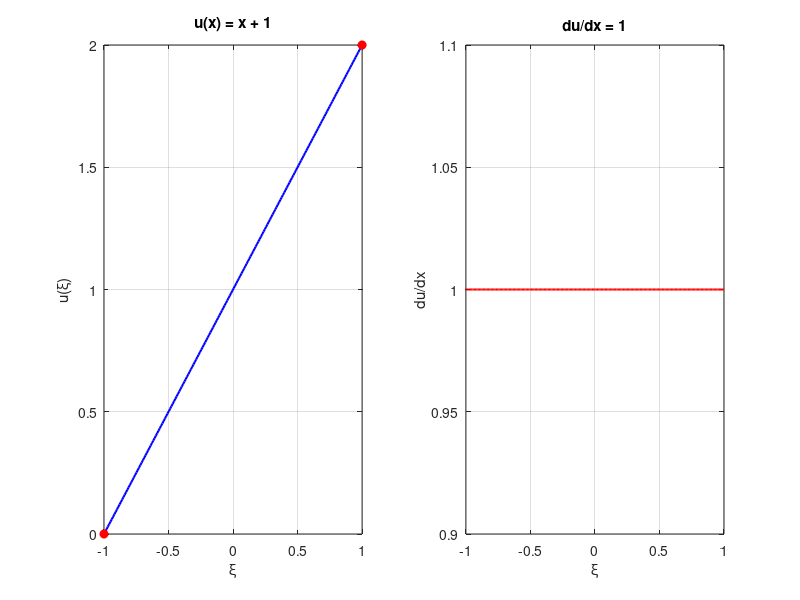
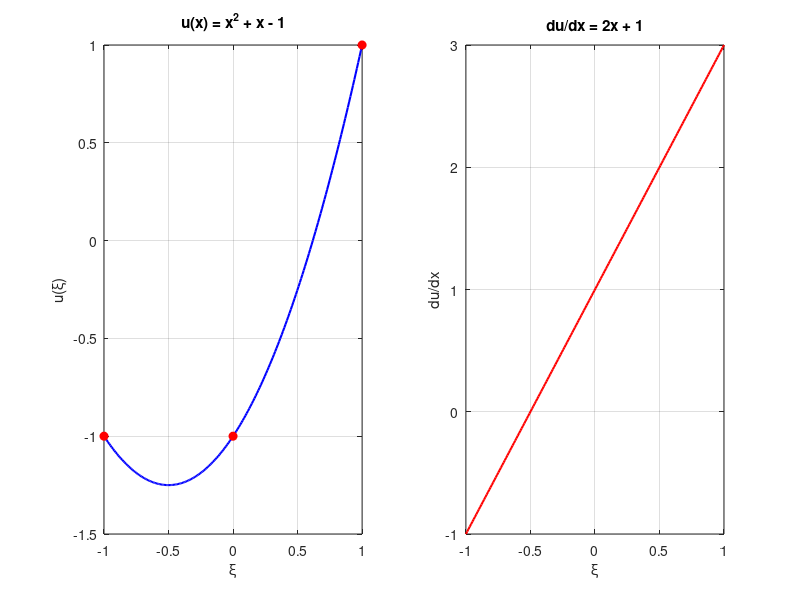

Recreate these plots in MATLAB, in order.
% ========================================================================
% ENGR 4350/6350 — Homework 1
% Finite Element Shape Functions Validation (1D)
% Trey Brown — Fall 2025
% ========================================================================

% This is now a script (no function header). Just run:
% >> shape_functions_1D

xi = linspace(-1,1,200);

% --------------------------------------------------------------
% 2-node Linear Element
% --------------------------------------------------------------

% nodel values
d_lin = [0; 2];   % nodal values at xi = -1 and xi = 1

% evaluate 
for k=1:length(xi)
    N = [(1 - xi(k))/2, (1 + xi(k))/2];
    B = [-0.5, 0.5];
    u_lin(k)  = N * d_lin;
    du_lin(k) = B * d_lin;
end

figure;
subplot(1,2,1);
plot(xi, u_lin, 'b','LineWidth',1.5); hold on;
plot([-1,1], d_lin, 'ro','MarkerFaceColor','r');
title('u(x) = x + 1'); xlabel('\xi'); ylabel('u(\xi)'); grid on;
subplot(1,2,2);
plot(xi, du_lin,'r','LineWidth',1.5);
title('du/dx = 1'); xlabel('\xi'); ylabel('du/dx'); grid on;


% --------------------------------------------------------------
% 3-node Quadratic Element
% --------------------------------------------------------------

% nodal values
d_quad = [-1; -1; 1];   % nodal values at xi = -1, 0, 1

% evaluate
for k=1:length(xi)
    N = [0.5*xi(k)*(xi(k)-1), 1 - xi(k)^2, 0.5*xi(k)*(xi(k)+1)];
    B = [xi(k)-0.5, -2*xi(k), xi(k)+0.5];
    u_quad(k)  = N * d_quad;
    du_quad(k) = B * d_quad;
end


figure;
subplot(1,2,1);
plot(xi, u_quad,'b','LineWidth',1.5); hold on;
plot([-1,0,1], d_quad,'ro','MarkerFaceColor','r');
title('u(x) = x^2 + x - 1'); xlabel('\xi'); ylabel('u(\xi)'); grid on;
subplot(1,2,2);
plot(xi, du_quad,'r','LineWidth',1.5);
title('du/dx = 2x + 1'); xlabel('\xi'); ylabel('du/dx'); grid on;
